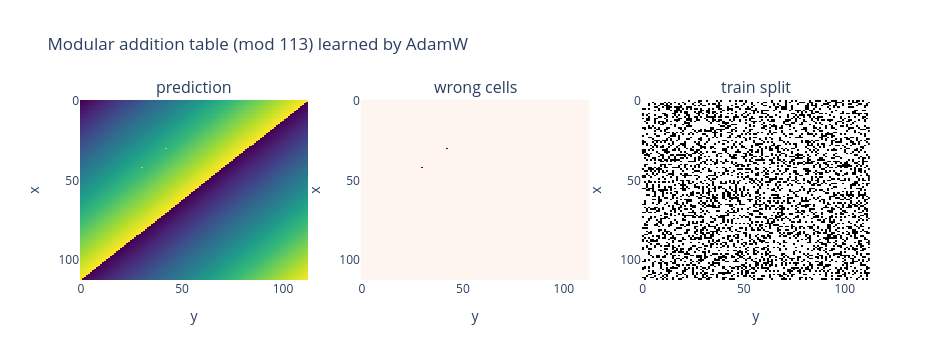

Write notebook code for a chart like this one.
### Code cell
plot_final_grid(trainer, title="Modular addition table (mod 113) learned by AdamW")

### Figure 1 — Plotly figure (JSON) as saved in the notebook; plotly's stock layout.template omitted (floating-point values rounded to 4 significant figures; data arrays with more than 128 entries replaced by an {"elided": "..."} marker saying what was removed)
{"data": [{"colorscale": [[0, "#440154"], [0.1111, "#482878"], [0.2222, "#3e4989"], [0.3333, "#31688e"], [0.4444, "#26828e"], [0.5556, "#1f9e89"], [0.6667, "#35b779"], [0.7778, "#6ece58"], [0.8889, "#b5de2b"], [1, "#fde725"]], "showscale": false, "type": "heatmap", "xaxis": "x", "yaxis": "y", "z": {"elided": "113x113 int values"}}, {"colorscale": [[0, "rgb(255,245,240)"], [0.125, "rgb(254,224,210)"], [0.25, "rgb(252,187,161)"], [0.375, "rgb(252,146,114)"], [0.5, "rgb(251,106,74)"], [0.625, "rgb(239,59,44)"], [0.75, "rgb(203,24,29)"], [0.875, "rgb(165,15,21)"], [1, "rgb(103,0,13)"]], "showscale": false, "type": "heatmap", "xaxis": "x2", "yaxis": "y2", "z": {"elided": "113x113 float values"}}, {"colorscale": [[0, "rgb(255,255,255)"], [0.125, "rgb(240,240,240)"], [0.25, "rgb(217,217,217)"], [0.375, "rgb(189,189,189)"], [0.5, "rgb(150,150,150)"], [0.625, "rgb(115,115,115)"], [0.75, "rgb(82,82,82)"], [0.875, "rgb(37,37,37)"], [1, "rgb(0,0,0)"]], "showscale": false, "type": "heatmap", "xaxis": "x3", "yaxis": "y3", "z": {"elided": "113x113 float values"}}], "layout": {"annotations": [{"font": {"size": 16}, "showarrow": false, "text": "prediction", "x": 0.1444, "xanchor": "center", "xref": "paper", "y": 1, "yanchor": "bottom", "yref": "paper"}, {"font": {"size": 16}, "showarrow": false, "text": "wrong cells", "x": 0.5, "xanchor": "center", "xref": "paper", "y": 1, "yanchor": "bottom", "yref": "paper"}, {"font": {"size": 16}, "showarrow": false, "text": "train split", "x": 0.8556, "xanchor": "center", "xref": "paper", "y": 1, "yanchor": "bottom", "yref": "paper"}], "height": 360, "title": {"text": "Modular addition table (mod 113) learned by AdamW"}, "width": 950, "xaxis": {"anchor": "y", "domain": [0, 0.2889], "title": {"text": "y"}}, "xaxis2": {"anchor": "y2", "domain": [0.3556, 0.6444], "title": {"text": "y"}}, "xaxis3": {"anchor": "y3", "domain": [0.7111, 1], "title": {"text": "y"}}, "yaxis": {"anchor": "x", "autorange": "reversed", "domain": [0, 1], "title": {"text": "x"}}, "yaxis2": {"anchor": "x2", "autorange": "reversed", "domain": [0, 1], "title": {"text": "x"}}, "yaxis3": {"anchor": "x3", "autorange": "reversed", "domain": [0, 1], "title": {"text": "x"}}}}
